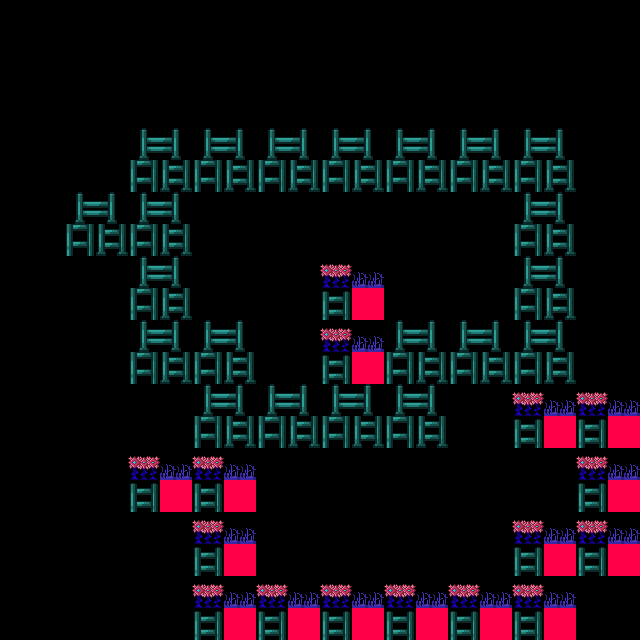

Rendered tile map (Tiled .tmx) drawn with the repository's tilesets; below, a short description and the map source with its tile grids summarised:
An orthogonal 10x10 tile map with 64x64 px tiles, 1 tile layer (Calque de Tuiles 1).

<map version="1.8" tiledversion="1.8.1" orientation="orthogonal" renderorder="right-down" width="10" height="10" tilewidth="64" tileheight="64" infinite="0" nextlayerid="2" nextobjectid="1">
 <tileset firstgid="1" source="images/tilemap/TilesetTest.tsx" />
 <layer id="1" name="Calque de Tuiles 1" width="10" height="10">
  <data>[100 cells, 37 non-empty, 2 distinct tile ids]</data>
 </layer>
</map>
